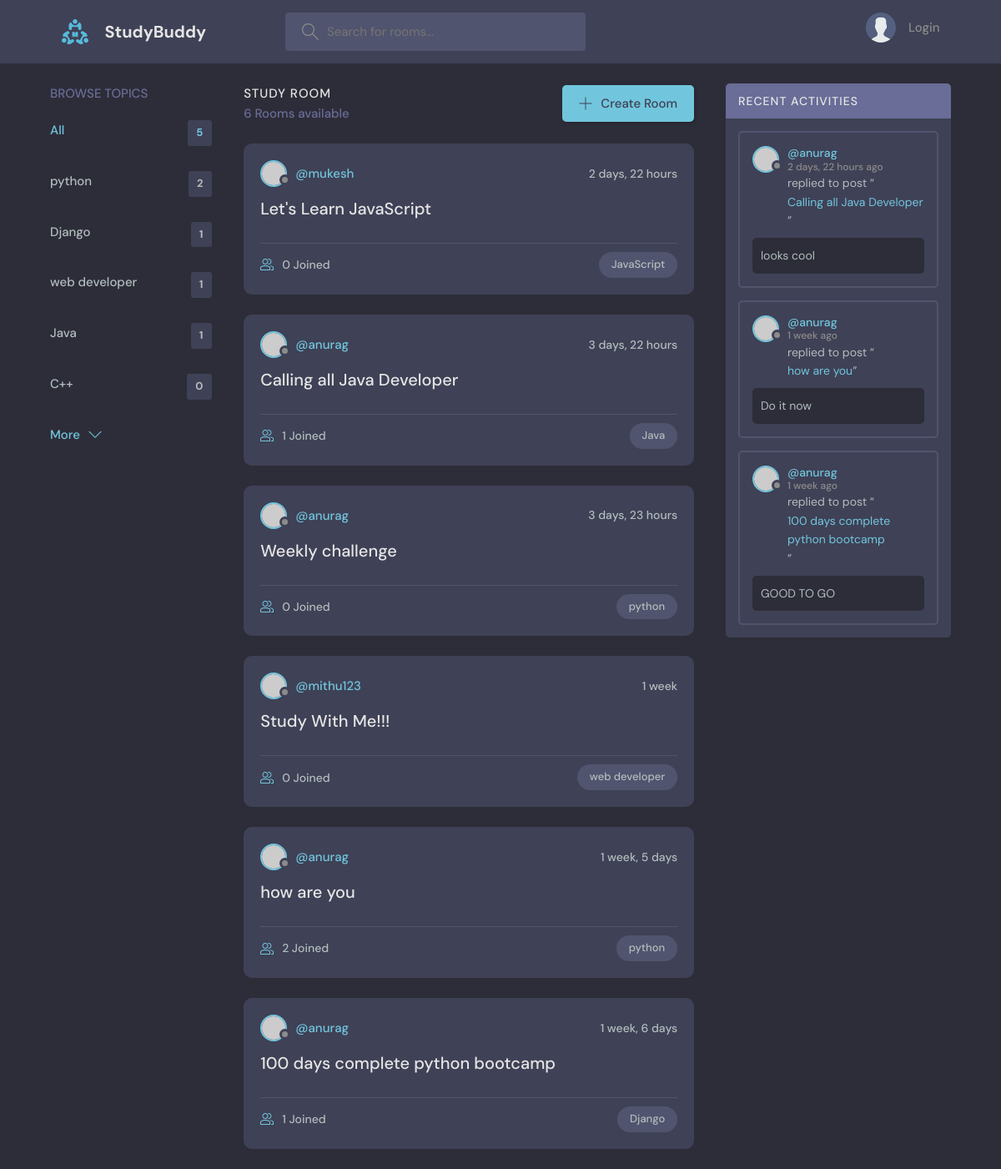
Before: / with the older database file.
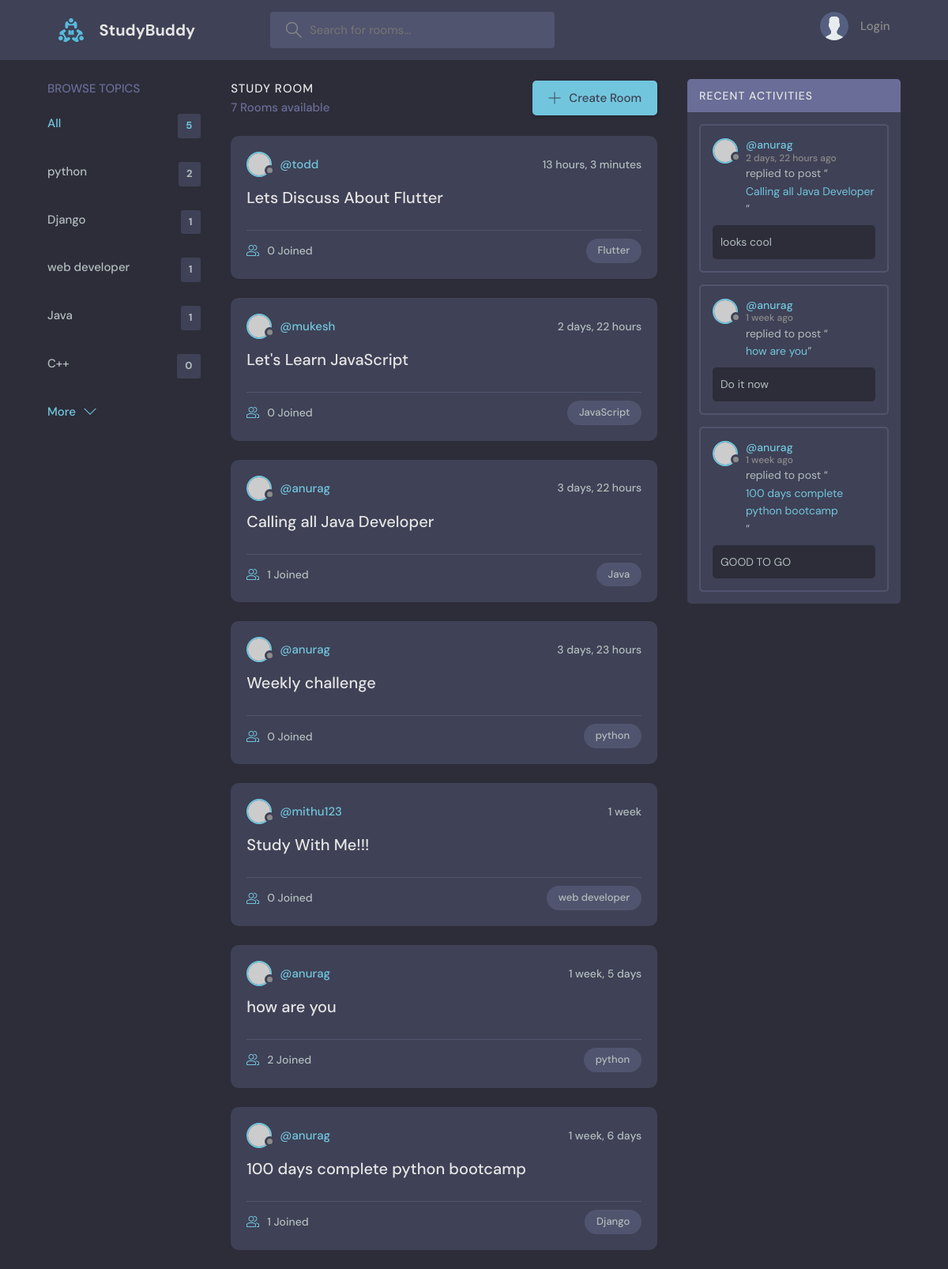
After: the same page with the newer database file.
### base/models.py (models this page shows, shortened)
class Topic(models.Model):
    name=models.CharField(max_length=200)

class Room(models.Model):
    host=models.ForeignKey(User, on_delete=models.SET_NULL,null=True)
    topic=models.ForeignKey(Topic, on_delete=models.SET_NULL,null=True)
    name=models.CharField(max_length=200)
    description=models.TextField(null=True,blank=True)
    participants=models.ManyToManyField(User,related_name='participants',blank=True)
    updated=models.DateTimeField(auto_now=True)
    created=models.DateTimeField(auto_now_add=True)
    class Meta:
        ordering=['-updated','-created']
    def __str__(self):
        return(self.name)

class Message(models.Model):
    user=models.ForeignKey(User, on_delete=models.CASCADE)
    room=models.ForeignKey(Room, on_delete=models.CASCADE)
    body=models.TextField()
    updated=models.DateTimeField(auto_now=True)
    created=models.DateTimeField(auto_now_add=True)
    class Meta:
        ordering=['-updated','-created']

### base/views.py (the view)
# urls.py: 2. Add a URL to urlpatterns:  path('', views.home, name='home')
def home(request):
    q=request.GET.get('q') if request.GET.get('q') !=None else ''
    rooms=Room.objects.filter(
        Q(topic__name__icontains=q) |
        Q(name__icontains=q) |
        Q(description__icontains=q)
        )
    topics=Topic.objects.all()[0:5]
    room_count=rooms.count()
    room_messages=Message.objects.filter(Q(room__topic__name__icontains=q))
    context={'rooms':rooms, 'topics':topics,'room_count':room_count,'room_messages':room_messages}
    return render(request,'base/home.html',context)

### base/templates/base/home.html (shortened to what this page needs)
{%extends 'main.html'%}
  {%block content%}
    <main class="layout layout--3">
      <div class="container">
        {%include 'base/topics_componenet.html'%}
        <div class="roomList">
          <div class="roomList__header">
            <div>
              <h2>Study Room</h2>
              <p>{{room_count}} Rooms available</p>
            </div>
            <a class="btn btn--main" href="{%url 'create-room'%}">
              <svg version="1.1" xmlns="http://www.w3.org/2000/svg" width="32" height="32" viewBox="0 0 32 32">
                <title>add</title>
                <path
                  d="M16.943 0.943h-1.885v14.115h-14.115v1.885h14.115v14.115h1.885v-14.115h14.115v-1.885h-14.115v-14.115z"
                ></path>
              </svg>
              Create Room
            </a>
          </div>
          {%include 'base/feed_componenet.html'%}
        </div>
        {% include 'base/activity_component.html'%}
      </div>
    </main>
  {%endblock%}

### base/templates/base/topics_componenet.html
<div class="topics">
    <div class="topics__header">
      <h2>Browse Topics</h2>
    </div>
    <ul class="topics__list">
      <li>
        <a href="{%url 'Home'%}" class="active">All <span>{{topics.count}}</span></a>
      </li>
      {%for topic in topics%}
      <li>
        <a href="{% url 'Home' %}?q={{topic.name}}">{{topic.name}}<span>{{topic.room_set.all.count}}</span></a>
      </li>
      {%endfor%}
    </ul>
    <a class="btn btn--link" href="{%url 'topics'%}">
      More
      <svg version="1.1" xmlns="http://www.w3.org/2000/svg" width="32" height="32" viewBox="0 0 32 32">
        <title>chevron-down</title>
        <path d="M16 21l-13-13h-3l16 16 16-16h-3l-13 13z"></path>
      </svg>
    </a>
  </div>

### base/templates/base/feed_componenet.html (shortened to what this page needs)
{%for room in rooms%}
<div class="roomListRoom">
    <div class="roomListRoom__header">
      <a href="{%url 'user-profile' room.host.id%}" class="roomListRoom__author">
        <div class="avatar avatar--small">
          <img src="https://randomuser.me/api/portraits/women/11.jpg" />
        </div>
        <span>@{{room.host.username}}</span>
      </a>
      <div class="roomListRoom__actions">
        <span>{{room.created|timesince}}</span>
      </div>
    </div>
    <div class="roomListRoom__content">
      <a href="/room/{{room.id}}">{{room.name}}</a>
    </div>
    <div class="roomListRoom__meta">
      <a href="/room/{{room.id}}" class="roomListRoom__joined">
        {{room.participants.all.count}} Joined
      </a>
      <p class="roomListRoom__topic">{{room.topic.name}}</p>
    </div>
</div>
{%endfor%}

### base/templates/base/activity_component.html (shortened to what this page needs)
<div class="activities">
    <div class="activities__header">
      <h2>Recent Activities</h2>
    </div>
    {%for message in room_messages%}
    <div class="activities__box">
      <div class="activities__boxHeader roomListRoom__header">
        <a href="{%url 'user-profile' message.user.id%}" class="roomListRoom__author">
          <div class="avatar avatar--small">
            <img src="https://randomuser.me/api/portraits/women/11.jpg" />
          </div>
          <p>
            @{{message.user}}
            <span>{{message.created|timesince}} ago</span>
          </p>
        </a>
      </div>
      <div class="activities__boxContent">
        <p>replied to post “<a "{{message.room}}">{{message.room}}</a>”</p>
        <div class="activities__boxRoomContent">
             {{message.body}}
        </div>
      </div>
    </div>
    {%endfor%}
</div>

Changed rows visible on the page:
added Room: host.username "todd", created "13 hours, 3 minutes", name "Lets Discuss About Flutter", participants.all.count "0", topic.name "Flutter"
Other visible differences:
{{ room_count }}: "6" → "7"
